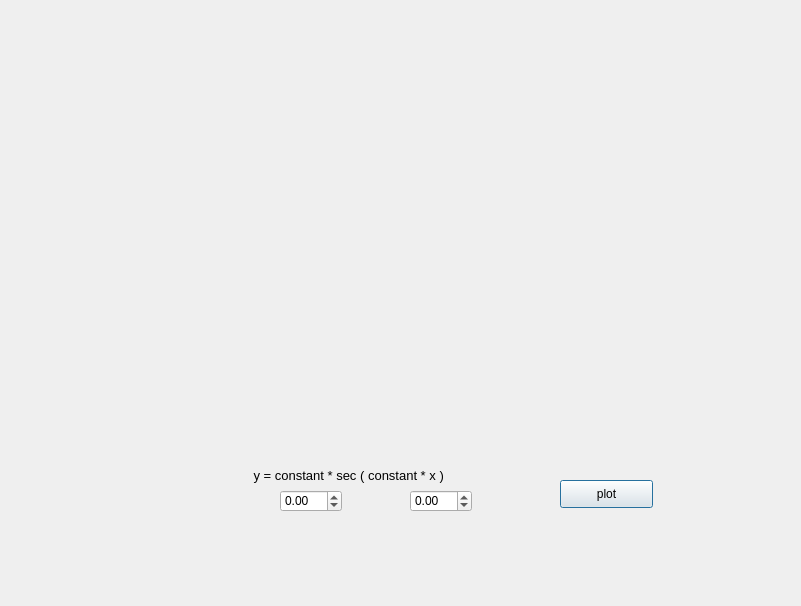
<?xml version="1.0" encoding="UTF-8"?>
<ui version="4.0">
 <class>sec</class>
 <widget class="QDialog" name="sec">
  <property name="geometry">
   <rect>
    <x>0</x>
    <y>0</y>
    <width>801</width>
    <height>606</height>
   </rect>
  </property>
  <property name="windowTitle">
   <string>Dialog</string>
  </property>
  <widget class="QCustomPlot" name="plot" native="true">
   <property name="geometry">
    <rect>
     <x>150</x>
     <y>100</y>
     <width>491</width>
     <height>331</height>
    </rect>
   </property>
  </widget>
  <widget class="QDoubleSpinBox" name="b_1">
   <property name="geometry">
    <rect>
     <x>410</x>
     <y>490</y>
     <width>62</width>
     <height>22</height>
    </rect>
   </property>
   <property name="minimum">
    <double>-99.000000000000000</double>
   </property>
  </widget>
  <widget class="QPushButton" name="plot_btn">
   <property name="geometry">
    <rect>
     <x>560</x>
     <y>480</y>
     <width>93</width>
     <height>28</height>
    </rect>
   </property>
   <property name="text">
    <string>plot</string>
   </property>
  </widget>
  <widget class="QLabel" name="label">
   <property name="geometry">
    <rect>
     <x>250</x>
     <y>460</y>
     <width>331</width>
     <height>31</height>
    </rect>
   </property>
   <property name="font">
    <font>
     <pointsize>10</pointsize>
    </font>
   </property>
   <property name="text">
    <string> y = constant * sec ( constant * x )</string>
   </property>
  </widget>
  <widget class="QDoubleSpinBox" name="a_1">
   <property name="geometry">
    <rect>
     <x>280</x>
     <y>490</y>
     <width>62</width>
     <height>22</height>
    </rect>
   </property>
   <property name="minimum">
    <double>-99.000000000000000</double>
   </property>
  </widget>
 </widget>
 <customwidgets>
  <customwidget>
   <class>QCustomPlot</class>
   <extends>QWidget</extends>
   <header>qcustomplot.h</header>
   <container>1</container>
  </customwidget>
 </customwidgets>
 <resources/>
 <connections/>
</ui>
